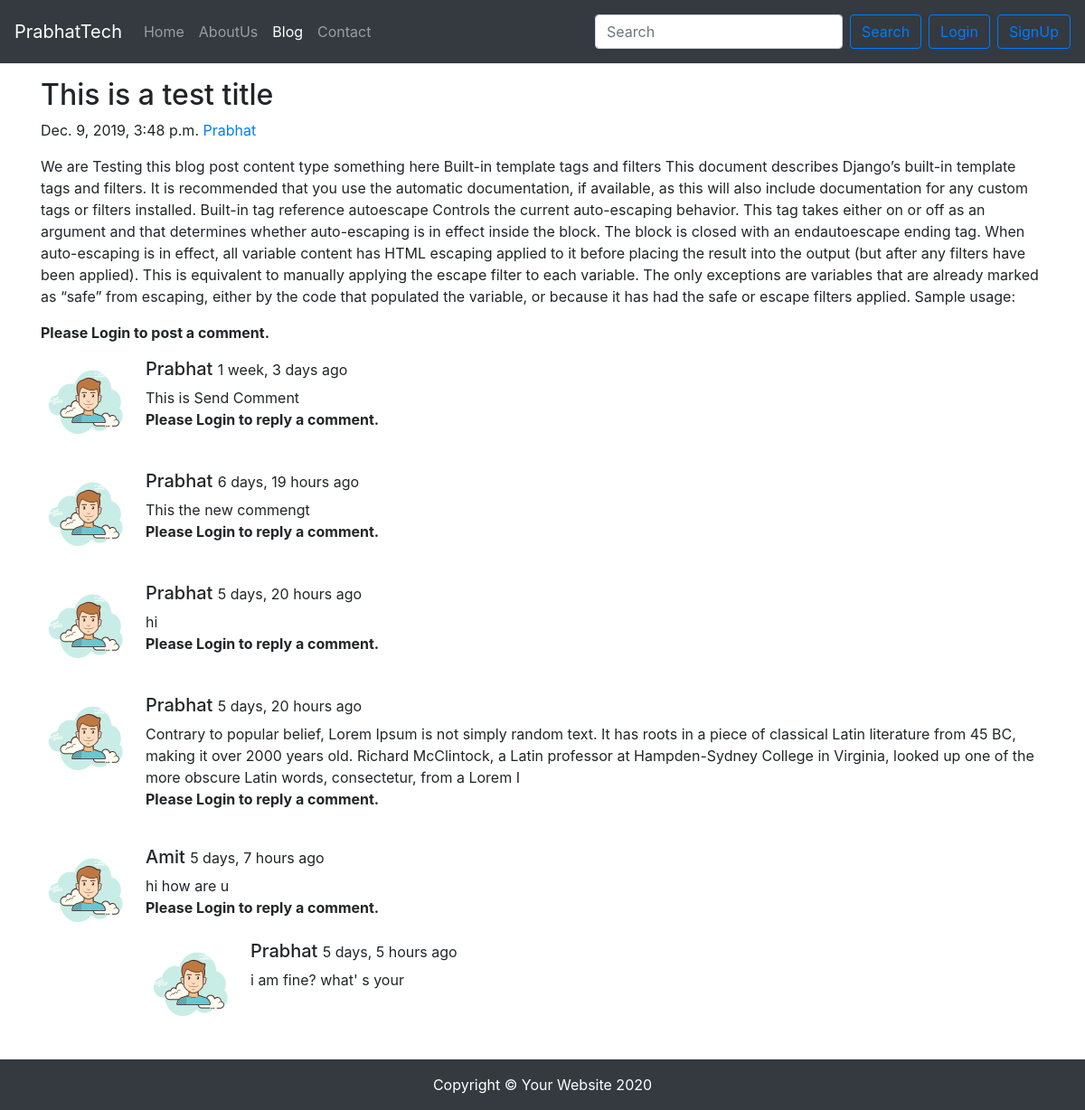
The app's page /blog/first-slug, older data.
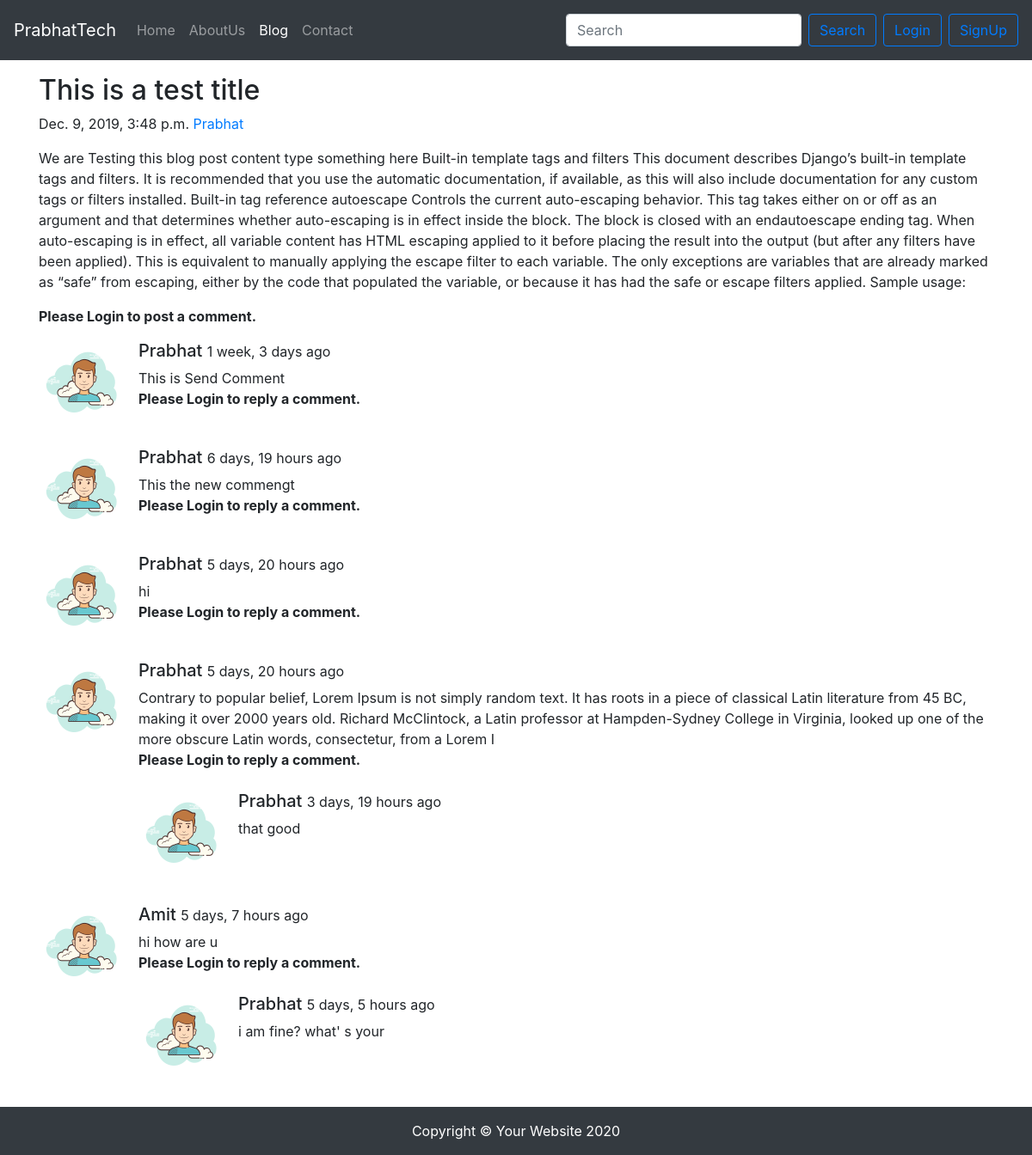
The same page, newer data.
### blog/models.py (models this page shows)
class BlogComment(models.Model):
    sno = models.AutoField(primary_key=True)
    comment = models.TextField()
    user = models.ForeignKey(User,on_delete=models.CASCADE)
    post = models.ForeignKey(Post, on_delete=models.CASCADE)
    parent = models.ForeignKey('self',on_delete=models.CASCADE, null=True)
    timestamp = models.DateTimeField(default=now)
    def __str__(self):
        return self.comment

### blog/views.py (the view)
# urls.py: path('<str:slug>',views.blogPost , name="blogPost" ),
def blogPost(request, slug):
    post = Post.objects.filter(slug=slug).first()
    comments = BlogComment.objects.filter(post=post, parent=None)
    replies = BlogComment.objects.filter(post=post).exclude(parent=None)
    replyDict = {}
    for reply in replies:
        if reply.parent.sno not in replyDict.keys():
            replyDict[reply.parent.sno] = [reply]
        else:
            replyDict[reply.parent.sno].append(reply)
    print(replyDict)
    context = {'post':post, 'comments':comments, 'user':request.user,'replyDict':replyDict,'replies':replies}
    return render(request,'blog/blogPost.html', context)

### blog/templatetags/extras.py (called while the page is built)
@register.filter(name='get_val')
def get_val(dict,key):
    return dict.get(key)

### templates/blog/blogPost.html (shortened to what this page needs)
{% extends 'base.html' %}
{% block blogactive %} active {% endblock %}
{% block body %}
{% load humanize %}
{% load extras %}
  <div class="container my-3">
          <h2 class="blog-post-title">{{post.title}}</h2>
          <p class="blog-post-meta">{{post.timestamp}} <a href="/about">{{post.author}}</a></p>
          <p>{{post.content}}</p>
        </div>
        <div class="container">
        {% if user.is_authenticated %}
          <div class="card my-4">
            <h5 class="card-header">Leave a Comment:</h5>
            <div class="card-body">
              <form action="/blog/postComment" method="post">
                {% csrf_token %}
                  <input type="hidden" name="postSno" value="{{post.sno}}">
                <div class="form-group">
                  <textarea class="form-control" name="comment" rows="3"></textarea>
                </div>
                <button type="submit" class="btn btn-primary">Submit</button>
              </form>
            </div>
          </div>
          <h5 class="card-header my-4">Total Comment ({{comments.count}})</h5>
          <form >
          {% else %}
          <p><b>Please Login to post a comment.</b></p>
        {% endif %}
          {% for comment in comments %}
          <div class="media mb-4">
            <img class="d-flex mr-3 rounded-circle " src="../static/user.png" alt="" height="100px">
            <div class="media-body">
              <h5 class="mt-0">{{comment.user.username|title}} <small>{{comment.timestamp|naturaltime }}</small></h5>
              {{comment.comment}}
              {% if user.is_authenticated %}
                  <button class="btn btn-primary btn-sm" type="button" data-toggle="collapse"
                          data-target="#openReply_{{comment.sno}}" aria-expanded="false" aria-controls="collapseExample">
                          Add Reply </button>
                          {% else %}
                          <p><b>Please Login to reply a comment.</b></p>
                    {% endif %}
                      <div class="replies my-2">
                        {% for reply in replyDict|get_val:comment.sno %}
                          <div class="media mt-4">
                            <img class="d-flex mr-3 rounded-circle" src="../static/user.png" alt="" height="100px">
                            <div class="media-body">
                              <h5 class="mt-0">{{reply.user|title}}
                              <small>{{reply.timestamp|naturaltime }}</small></h5>
                              {{reply.comment}}
                          </div>
                          </div>
                        {% endfor %}
                      </div>
            </div>
          </div>
          {% endfor %}
        </div>
{% endblock body %}

Row changes from the older to the newer data that the page shows:
added BlogComment: user "Prabhat", timestamp "3 days, 19 hours ago", comment "that good"
